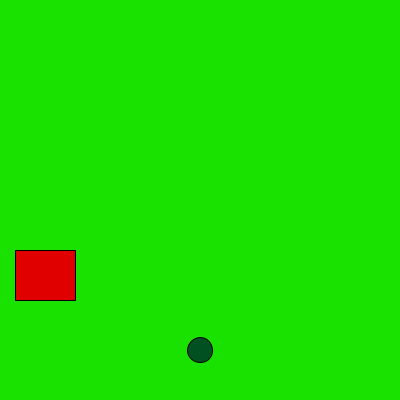
Frame 1 (no input)
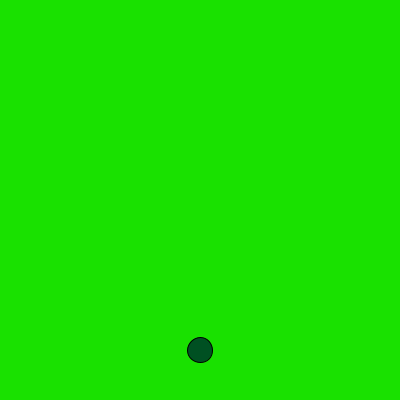
Frame 60 (the mouse pressed at the canvas centre just before this capture)
Frame 120 (the mouse held since frame 60 and released just before this capture): identical to frame 60, image omitted

The Processing sketch that drew these frames (run headless with seeded random() and noise(); from frame 60 on, the mouse is pressed at the canvas centre):

// Processing sketch: Frogger
// ── Frogger.pde

Car c1;
int Frogx = 200;
int Frogy = 350;
void draw(){
background(25,225, 0);  
fill(0, 80, 34);  
ellipse(Frogx, Frogy, 25, 25);   
KeepFrog();

c1.SpeedofCar();
c1.display();

}

void setup(){
size(400, 400);
c1 = new Car(0,250,15);

}
void keyPressed()
{
  
  if(key == CODED){
      if(keyCode == UP)
      {
      //Frog Y position goes up
      Frogy -= 30; //print("hi");
      }
      else if(keyCode == DOWN)
      {
        //Frog Y position goes down 
        Frogy += 30;
      }
      else if(keyCode == RIGHT)
      {
       //Frog X position goes right
       Frogx += 30;
      }
      else if(keyCode == LEFT)
      {
        //Frog X position goes left
        Frogx -= 30;
      }
  }
}
void KeepFrog(){

  if (Frogy >= 400){
  Frogy = 375;
  }
 else if (Frogy <= 0){
  Frogy = 25;
  }
 else if (Frogx >= 400){
  Frogx = 375;
  }
 else if (Frogx <= 0){
  Frogx = 25;
  }
}
class Car{
  int xpos;
  int ypos;
  int carS;
  
  Car(int cx,int cy, int cs){
  xpos = cx;
  ypos = cy;
 carS = cs;
 }
 //int x = (int)random(50);
 //int r = (int)random(300);
//int Carx = 0;
//int Cary = r;
int Carl = 60;
//int Cars; 
  void display() 
  {
    fill(225,0,0);
    rect(xpos , ypos, Carl, 50);
  }

void SpeedofCar(){
xpos += carS;
}

}
